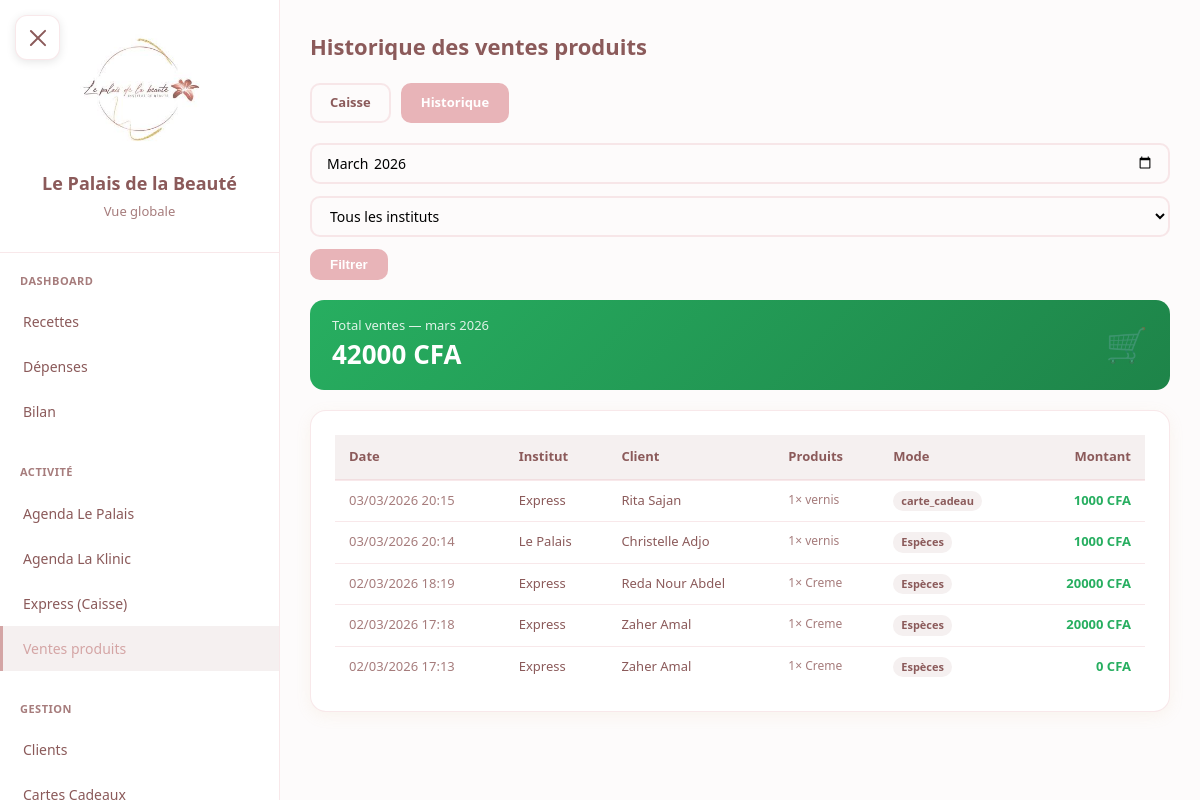
Before: /gestion/ventes/historique/ (signed in) with the older database file.
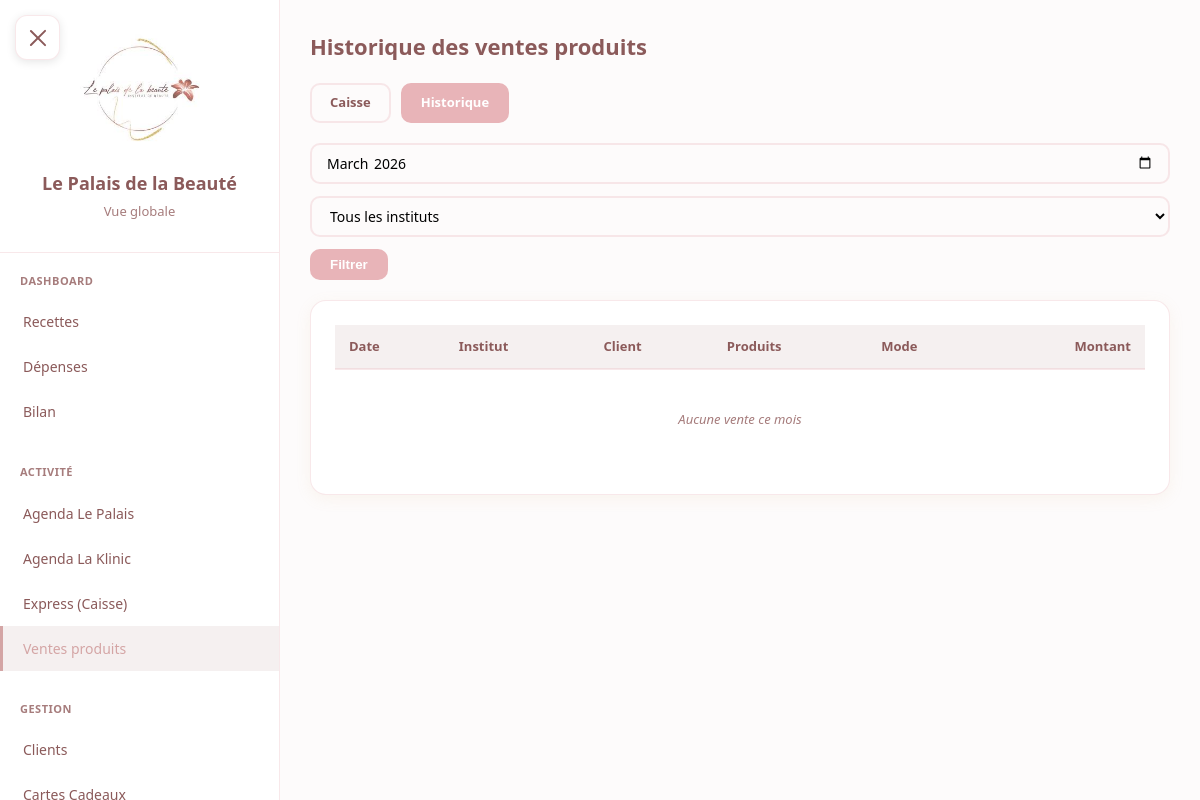
After: the same page with the newer database file.
### core/models.py (models this page shows, shortened)
class VenteProduit(models.Model):
    MODE_CHOICES = [
        ('especes', 'Espèces'),
        ('wave', 'Wave'),
        ('om', 'Orange Money'),
        ('carte', 'Carte bancaire'),
        ('carte_cadeau', 'Carte cadeau'),
    ]
    date = models.DateTimeField(auto_now_add=True)
    institut = models.ForeignKey(Institut, on_delete=models.CASCADE, related_name='ventes_produits')
    client = models.ForeignKey(Client, on_delete=models.SET_NULL, null=True, blank=True, related_name='ventes_produits')
    montant_total = models.IntegerField(default=0)
    mode_paiement = models.CharField(max_length=20, choices=MODE_CHOICES)
    mode_paiement_2 = models.CharField(max_length=20, choices=MODE_CHOICES, blank=True, null=True)
    montant_paiement_1 = models.IntegerField(default=0)
    carte_cadeau_utilisee = models.ForeignKey('CarteCadeau', on_delete=models.SET_NULL, null=True, blank=True, related_name='utilisations_ventes')
    montant_carte_utilise = models.IntegerField(default=0)
    effectue_par = models.ForeignKey('Utilisateur', on_delete=models.SET_NULL, null=True)
    class Meta:
        verbose_name = "Vente produit"
        verbose_name_plural = "Ventes produits"
        ordering = ['-date']

class Institut(models.Model):
    nom = models.CharField(max_length=100)
    code = models.CharField(max_length=20, unique=True)  # 'palais', 'klinic', 'express'
    a_agenda = models.BooleanField(default=True)  # False pour Express
    heure_ouverture = models.TimeField(default='07:00')
    heure_fermeture = models.TimeField(default='23:00')
    fond_caisse = models.IntegerField(default=30000)  # Montant en CFA
    actif = models.BooleanField(default=True)
    class Meta:
        verbose_name = "Institut"
        verbose_name_plural = "Instituts"

class Client(models.Model):
    SEXE_CHOICES = [
        ('F', 'Femme'),
        ('H', 'Homme'),
    ]
    nom = models.CharField(max_length=100)
    prenom = models.CharField(max_length=100)
    telephone = models.CharField(max_length=20, unique=True)
    email = models.EmailField(blank=True, null=True)
    sexe = models.CharField(max_length=1, choices=SEXE_CHOICES, default='F')
    date_naissance = models.DateField(blank=True, null=True)
    date_creation = models.DateTimeField(auto_now_add=True)
    notes = models.TextField(blank=True, null=True)  # Observations / notes libres
    actif = models.BooleanField(default=True)
    class Meta:
        verbose_name = "Client"
        verbose_name_plural = "Clients"
        ordering = ['nom', 'prenom']

class LigneVenteProduit(models.Model):
    vente = models.ForeignKey(VenteProduit, on_delete=models.CASCADE, related_name='lignes')
    produit = models.ForeignKey('Produit', on_delete=models.PROTECT)
    quantite = models.IntegerField(validators=[MinValueValidator(1)])
    prix_unitaire = models.IntegerField(validators=[MinValueValidator(0)])
    sous_total = models.IntegerField(validators=[MinValueValidator(0)])

class Produit(models.Model):
    nom = models.CharField(max_length=200)
    reference = models.CharField(max_length=100, blank=True, default='')
    categorie = models.ForeignKey(
        CategorieProduit, on_delete=models.PROTECT,
        null=True, blank=True, related_name='produits'
    )
    unite = models.ForeignKey(
        UniteMesure, on_delete=models.PROTECT,
        null=True, blank=True, related_name='produits'
    )
    fournisseur = models.ForeignKey(
        Fournisseur, on_delete=models.SET_NULL,
        null=True, blank=True, related_name='produits'
    )
    prix_achat = models.IntegerField(default=0, validators=[MinValueValidator(0)])
    prix_vente = models.IntegerField(default=0, validators=[MinValueValidator(0)], help_text="0 si non vendu aux clients")
    stock_actuel = models.IntegerField(default=0)
    stock_minimum = models.IntegerField(default=0, validators=[MinValueValidator(0)])
    actif = models.BooleanField(default=True)
    date_creation = models.DateTimeField(auto_now_add=True)
    class Meta:
        verbose_name = "Produit"
        verbose_name_plural = "Produits"
        ordering = ['categorie__nom', 'nom']

### gestion/views.py (the view)
# urls.py: path('ventes/historique/', views.ventes_historique, name='ventes_historique'),
@login_required
@role_required(['patron', 'manager'])
def ventes_historique(request):
    from django.db.models import Sum
    utilisateur = request.user.utilisateur
    instituts = Institut.objects.all().order_by('nom')
    mois_param = request.GET.get('mois', '')
    if mois_param:
        try:
            from datetime import datetime
            mois = datetime.strptime(mois_param, '%Y-%m').date()
        except ValueError:
            mois = date.today().replace(day=1)
    else:
        mois = date.today().replace(day=1)
    fin_mois = (mois.replace(day=28) + timedelta(days=4)).replace(day=1) - timedelta(days=1)
    if utilisateur.role == 'patron':
        institut_code = request.GET.get('institut', 'tous')
    else:
        institut_code = utilisateur.institut.code if utilisateur.institut else 'tous'
    ventes = VenteProduit.objects.filter(
        date__date__gte=mois, date__date__lte=fin_mois
    ).select_related('institut', 'client', 'effectue_par').prefetch_related('lignes__produit')
    if institut_code != 'tous':
        ventes = ventes.filter(institut__code=institut_code)
    total = ventes.aggregate(s=Sum('montant_total'))['s'] or 0
    from django.core.paginator import Paginator
    paginator = Paginator(ventes, 50)
    page = request.GET.get('page', 1)
    ventes_page = paginator.get_page(page)
    return render(request, 'gestion/ventes/historique.html', {
        'instituts': instituts,
        'institut_code': institut_code,
        'mois': mois,
        'ventes': ventes_page,
        'total': total,
    })

### core/models.py (called while the page is built)
    def is_patron(self):
        return self.role == 'patron'

### templates/gestion/ventes/historique.html (shortened to what this page needs)
{% extends 'base.html' %}
{% block content %}
<div class="vente-container">
    <div class="page-header">
        <h1>Historique des ventes produits</h1>
    </div>
    <div class="nav-links">
        <a href="{% url 'gestion:ventes_caisse' %}{% if institut_code and institut_code != 'tous' %}?institut={{ institut_code }}{% endif %}" class="nav-link">Caisse</a>
        <a href="{% url 'gestion:ventes_historique' %}" class="nav-link active">Historique</a>
    </div>
    <form method="get" class="filters-bar">
        <input type="month" name="mois" value="{{ mois|date:'Y-m' }}">
        <select name="institut">
            <option value="tous" {% if institut_code == 'tous' %}selected{% endif %}>Tous les instituts</option>
        </select>
        <button type="submit">Filtrer</button>
    </form>
    {% if total > 0 %}
    <div class="total-banner">
        <div>
            <div class="label">Total ventes — {{ mois|date:"F Y" }}</div>
            <div class="val">{{ total|floatformat:0 }} CFA</div>
        </div>
        <div style="font-size:34px;opacity:.3;">🛒</div>
    </div>
    {% endif %}
    <div class="card">
        <table>
            <thead>
                <tr>
                    <th>Date</th>
                    <th>Institut</th>
                    <th>Client</th>
                    <th>Produits</th>
                    <th>Mode</th>
                    <th style="text-align:right;">Montant</th>
                </tr>
            </thead>
            <tbody>
                {% for v in ventes %}
                <tr>
                    <td style="white-space:nowrap;color:var(--text-light);">{{ v.date|date:"d/m/Y H:i" }}</td>
                    <td>{{ v.institut.nom }}</td>
                    <td>{{ v.client.prenom|default:"" }} {{ v.client.nom|default:"Anonyme" }}</td>
                    <td>
                        <div class="lignes-list">
                            {% for l in v.lignes.all %}
                            {{ l.quantite }}× {{ l.produit.nom }}<br>
                            {% endfor %}
                        </div>
                    </td>
                    <td><span class="badge-mode">
                        {% if v.mode_paiement == 'especes' %}Espèces
                        {% elif v.mode_paiement == 'wave' %}Wave
                        {% elif v.mode_paiement == 'om' %}Orange Money
                        {% elif v.mode_paiement == 'carte' %}Carte
                        {% else %}{{ v.mode_paiement }}{% endif %}
                    </span></td>
                    <td style="text-align:right;font-weight:700;color:#27ae60;">{{ v.montant_total|floatformat:0 }} CFA</td>
                </tr>
                {% empty %}
                <tr><td colspan="6" style="text-align:center;color:var(--text-light);font-style:italic;padding:40px;">Aucune vente ce mois</td></tr>
                {% endfor %}
            </tbody>
        </table>
    </div>
</div>
{% endblock %}

Changed rows visible on the page:
removed VenteProduit: date "03/03/2026 20:15", institut.nom "Express", client.prenom "Rita", client.nom "Sajan", mode_paiement "carte_cadeau", montant_total "1000"
removed LigneVenteProduit: quantite "1", produit.nom "vernis", shown under "03/03/2026 20:15"
removed VenteProduit: date "03/03/2026 20:14", institut.nom "Le Palais", client.prenom "Christelle", client.nom "Adjo", mode_paiement "Espèces", montant_total "1000"
removed LigneVenteProduit: quantite "1", produit.nom "vernis", shown under "03/03/2026 20:14"
removed VenteProduit: date "02/03/2026 18:19", institut.nom "Express", client.prenom "Reda Nour", client.nom "Abdel", mode_paiement "Espèces", montant_total "20000"
removed LigneVenteProduit: quantite "1", produit.nom "Creme", shown under "02/03/2026 18:19"
removed VenteProduit: date "02/03/2026 17:18", institut.nom "Express", client.prenom "Zaher", client.nom "Amal", mode_paiement "Espèces", montant_total "20000"
removed LigneVenteProduit: quantite "1", produit.nom "Creme", shown under "02/03/2026 17:18"
removed VenteProduit: date "02/03/2026 17:13", institut.nom "Express", client.prenom "Zaher", client.nom "Amal", mode_paiement "Espèces", montant_total "0"
removed LigneVenteProduit: quantite "1", produit.nom "Creme", shown under "02/03/2026 17:13"
Other visible differences:
{{ mois|date:"F Y" }}: "mars 2026" → (not shown)
{{ total|floatformat:0 }}: "42000" → (not shown)
text no longer shown: "Total ventes — CFA 🛒"
text now shown: "Aucune vente ce mois"
